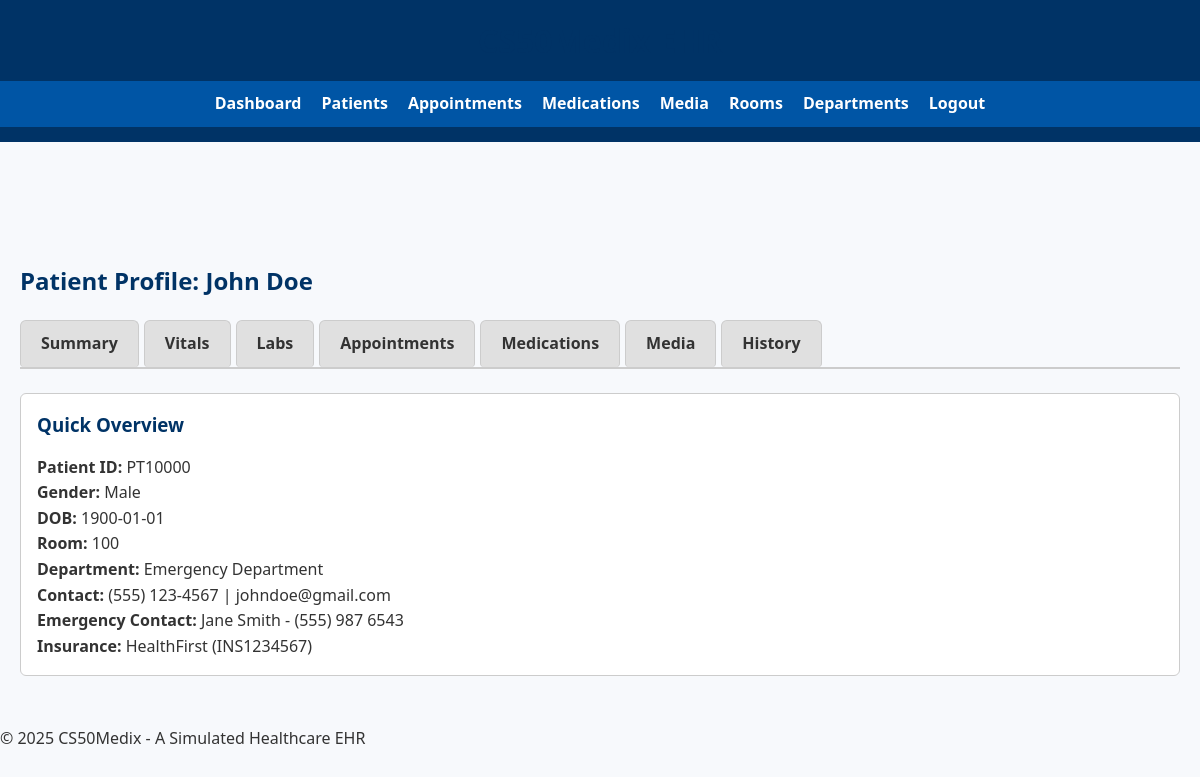
Screenshot of /patient/PT10000 (signed in) with the database file from the repository.
### tables this page shows
CREATE TABLE Patients (
    patient_id VARCHAR(20) PRIMARY KEY,
    first_name VARCHAR(50) NOT NULL,
    last_name VARCHAR(50) NOT NULL,
    date_of_birth DATE NOT NULL,
    gender VARCHAR(10),
    race VARCHAR(20),
    ethnicity VARCHAR(20),
    phone_number VARCHAR(15),
    email VARCHAR(100),
    address TEXT,
    blood_type VARCHAR(5),
    emergency_contact_name VARCHAR(100),
    emergency_contact_phone VARCHAR(15),
    insurance_provider VARCHAR(100),
    insurance_number VARCHAR(50),
    notes TEXT,
    is_active BOOLEAN DEFAULT 1
);

CREATE TABLE RoomAllocation (
    allocation_id INTEGER PRIMARY KEY AUTOINCREMENT,
    patient_id VARCHAR(20) NOT NULL,
    room_number VARCHAR(10) NOT NULL,
    bed_number VARCHAR(10),
    admission_date TIMESTAMP DEFAULT CURRENT_TIMESTAMP,
    discharge_date TIMESTAMP,
    status VARCHAR(50),
    department_name VARCHAR(50),
    FOREIGN KEY (patient_id) REFERENCES Patients(patient_id) ON DELETE CASCADE,
    FOREIGN KEY (department_name) REFERENCES Departments(department_name)
);

### patient_route/patient.py (the view)
@patients_bp.route("/patient/<patient_id>")
@login_required
def patient_profile(patient_id):
    with get_db_connection() as conn:
        patient = conn.execute(
            "SELECT * FROM patients WHERE patient_id = ?", (patient_id,)
        ).fetchone()
        if not patient:
            flash("Patient not found.", "error")
            return redirect(url_for("patients_bp.patients"))
        vitals = conn.execute("""
            SELECT * FROM Vitals
            WHERE patient_id = ?
            ORDER BY date_recorded DESC
            LIMIT 1
        """, (patient_id,)).fetchone()
        vitals_history = conn.execute("""
            SELECT * FROM Vitals
            WHERE patient_id = ?
            ORDER BY date_recorded DESC
        """, (patient_id,)).fetchall()
        room = conn.execute("""
            SELECT room_number, department_name
            FROM RoomAllocation
            WHERE patient_id = ?
        """, (patient_id,)).fetchone()
        lab_orders = conn.execute(
            "SELECT * FROM LabOrders WHERE patient_id = ?", (patient_id,)
        ).fetchall()
        lab_results = {
            order["lab_order_id"]: conn.execute(
                "SELECT * FROM LabResults WHERE lab_order_id = ?", (order["lab_order_id"],)
            ).fetchall()
            for order in lab_orders
        }
        medications = conn.execute(
            "SELECT * FROM Medications WHERE patient_id = ?", (patient_id,)
        ).fetchall()
        history_entries = conn.execute(
            "SELECT * FROM MedicalHistory WHERE patient_id = ?", (patient_id,)
        ).fetchall()
        media_files = conn.execute(
            "SELECT * FROM media_attachments WHERE patient_id = ?", (patient_id,)
        ).fetchall()
        notes = conn.execute(
            "SELECT * FROM notes WHERE patient_id = ? ORDER BY created_at DESC", (patient_id,)
        ).fetchall()
    return render_template(
        "patient_profile.html",
        patient=patient,
        vitals=vitals,
        vitals_history=vitals_history,
        room=room,
        lab_orders=lab_orders,
        lab_results=lab_results,
        medications=medications,
        medical_history=history_entries,
        media_files=media_files,
        notes=notes
    )

### app.py (called while the page is built)
@app.after_request
def after_request(response):
    response.headers["Cache-Control"] = "no-cache, no-store, must-revalidate"
    response.headers["Expires"] = 0
    response.headers["Pragma"] = "no-cache"
    return response

### features.py (called while the page is built)
def login_required(f):
    @wraps(f)
    def decorated_function(*args, **kwargs):
        if not session.get("user_id"):
            return redirect("/login")
        return f(*args, **kwargs)
    return decorated_function

### patient_route/patient.py (called while the page is built)
def get_db_connection():
    conn = sqlite3.connect("ehr.db")
    conn.row_factory = sqlite3.Row
    return conn

### patient_route/templates/patient_profile.html (shortened to what this page needs)
{% extends "layout.html" %}
{% block content %}
<div class="patient-profile">
  <h2>Patient Profile: {{ patient.first_name }} {{ patient.last_name }}</h2>
  <div class="tabs">
    <a href="#summary" class="tab-button" onclick="showTab('summary')">Summary</a>
    <a href="{{ url_for('vitals_bp.vitals_table', patient_id=patient.patient_id) }}" class="tab-button">Vitals</a>
    <a href="{{ url_for('labs_bp.lab_orders', patient_id=patient.patient_id) }}" class="tab-button">Labs</a>
    <a href="{{ url_for('appointments_bp.add_appointment') }}" class="tab-button">Appointments</a>
    <a href="{{ url_for('medications_bp.add_medication', patient_id=patient.patient_id) }}" class="tab-button">Medications</a>
    <a href="{{ url_for('media_bp.upload_media', patient_id=patient.patient_id) }}" class="tab-button">Media</a>
    <a href="{{ url_for('history_bp.add_history', patient_id=patient.patient_id) }}" class="tab-button">History</a>
  </div>
  <div id="summary" class="tab-content active">
    <h3>Quick Overview</h3>
    <p><strong>Patient ID:</strong> {{ patient.patient_id }}</p>
    <p><strong>Gender:</strong> {{ patient.gender }}</p>
    <p><strong>DOB:</strong> {{ patient.date_of_birth }}</p>
    <p>
      <strong>Room:</strong>
      {% if room %}
        {{ room.room_number }}
      {% else %}
        Not Assigned
        <a href="{{ url_for('locations_bp.assign_room', patient_id=patient.patient_id) }}">(Assign)</a>
      {% endif %}
    </p>
    <p>
      <strong>Department:</strong>
      {% if room %}
        {{ room.department_name }}
      {% else %}
        Not Assigned
      {% endif %}
    </p>
    <p><strong>Contact:</strong> {{ patient.phone_number }} | {{ patient.email }}</p>
    <p><strong>Emergency Contact:</strong> {{ patient.emergency_contact_name }} - {{ patient.emergency_contact_phone }}</p>
    <p><strong>Insurance:</strong> {{ patient.insurance_provider }} ({{ patient.insurance_number }})</p>
  </div>
</div>
{% endblock %}

### static/styles.css (style rules this page uses)
* { box-sizing: border-box; margin: 0; padding: 0; }
body { font-family: 'Segoe UI', Tahoma, Geneva, Verdana, sans-serif; background-color: #f7f9fc; color: #333; line-height: 1.6; transition: background 0.3s, color 0.3s; }
h1, h2, h3 { margin-bottom: 15px; color: #003366; }
.tabs { display: flex; flex-wrap: wrap; border-bottom: 2px solid #ccc; margin-bottom: 20px; }
.tabs a { padding: 10px 20px; background: #e0e0e0; color: #333; text-decoration: none; border: 1px solid #ccc; border-bottom: none; margin-right: 5px; border-top-left-radius: 6px; border-top-right-radius: 6px; transition: background 0.3s; }
.tab-content { padding: 20px; background: #fff; border: 1px solid #ccc; border-radius: 0 0 6px 6px; margin-bottom: 30px; transition: background 0.3s, color 0.3s; }

### patient_route/templates/patient_profile.html (style rules this page uses)
.tab-button { background: #e3f2fd; border: none; padding: 10px 14px; margin: 5px 5px 0 0; cursor: pointer; font-weight: bold; border-radius: 4px; text-decoration: none; color: #003366; display: inline-block; transition: 0.3s, color 0.3s; }
.tab-content { display: none; margin-top: 1.5rem; padding: 1rem; background: #fff; border: 1px solid #ccc; border-radius: 6px; }
.tab-content.active { display: block; }

### rows the page displays
Patients: first_name "John", last_name "Doe", patient_id "PT10000", gender "Male", date_of_birth "1900-01-01", phone_number "(555) 123-4567", email "johndoe@gmail.com", emergency_contact_name "Jane Smith", emergency_contact_phone "(555) 987 6543", insurance_provider "HealthFirst", insurance_number "INS1234567"
RoomAllocation: room_number "100", department_name "Emergency Department"
